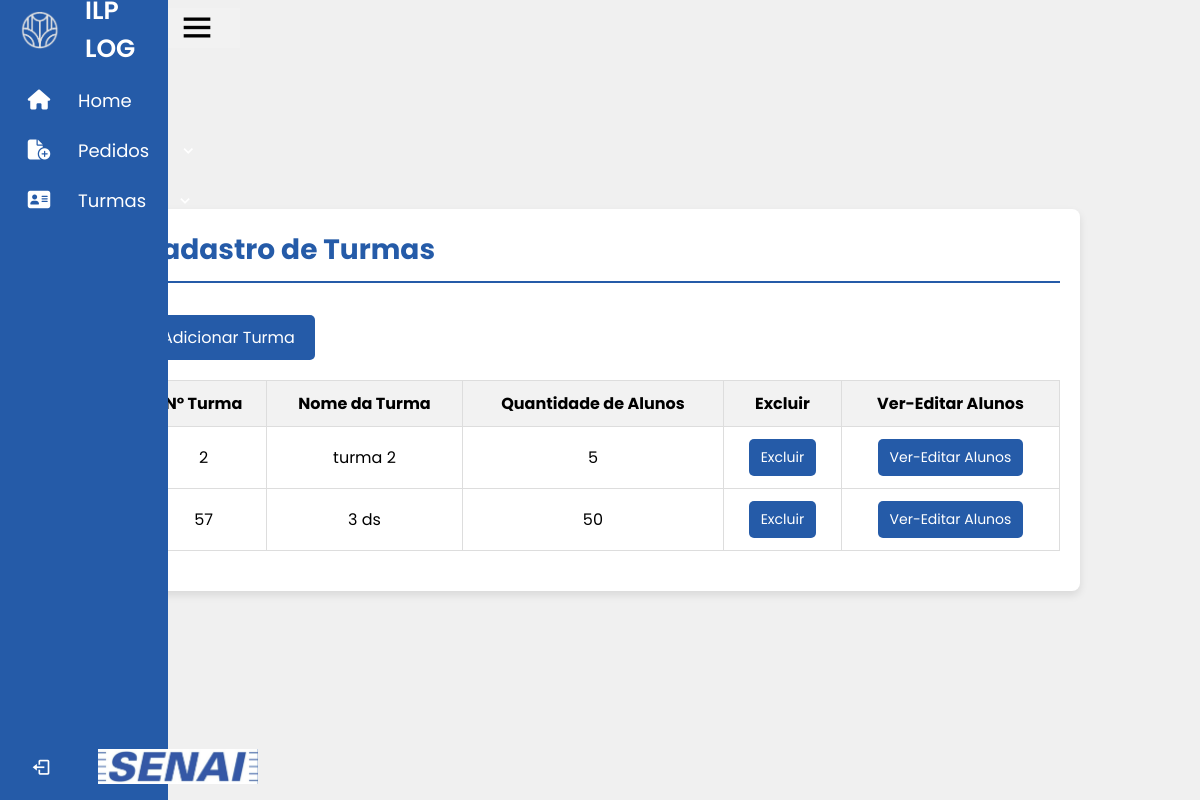
Screenshot of /SENAI_LOGISTICA/homeProf/turmas/turmas.php (signed in) with the database file from the repository.
### tables this page shows
CREATE TABLE `turma` (
  `id` int(11) NOT NULL,
  `nturma` int(11) NOT NULL,
  `nometurma` varchar(60) NOT NULL,
  `qntalunos` int(3) NOT NULL
);

### SENAI_LOGISTICA/homeProf/turmas/turmas.php (the view, shortened to what this page needs)
<?php
include ("../../sidebarPROF.php");
$hostname = "127.0.0.1";
$user = "root";
$password = "root";
$database = "senai";
$conexao = new mysqli($hostname, $user, $password, $database);
$sql = "SELECT * FROM `turma`";
$resultado = $conexao->query($sql);
?>
<!DOCTYPE html>
<html lang="pt-br">
<head>
</head>
<body>
    <div class="container">
        <div class="header">
            <h1>Cadastro de Turmas</h1>
        </div>
        <button class="button-79" onclick="openModal()">Adicionar Turma</button>
        <div class="divTable">
            <table>
                <thead>
                    <tr>
                        <th>N° Turma</th>
                        <th>Nome da Turma</th>
                        <th>Quantidade de Alunos</th>
                        <th>Excluir</th>
                        <th>Ver-Editar Alunos</th>
                    </tr>
                </thead>
                <tbody>
                    <?php while ($row = $resultado->fetch_assoc()): ?>
                        <tr>
                            <td><?= htmlspecialchars($row['nturma']) ?></td>
                            <td><?= htmlspecialchars($row['nometurma']) ?></td>
                            <td><?= htmlspecialchars($row['qntalunos']) ?></td>
                            <td>
                                <button onclick="deleteTurma(<?= $row['id'] ?>)">Excluir</button>
                            </td>
                            <td>
                                <button onclick="window.location.href='alunos.php?turma_id=<?= $row['id'] ?>'">Ver-Editar Alunos</button>
                            </td>
                        </tr>
                    <?php endwhile; ?>
                </tbody>
            </table>
        </div>
    </div>
</body>
</html>

### SENAI_LOGISTICA/sidebarPROF.php (style rules this page uses)
* { font-family: "Poppins", sans-serif; box-sizing: border-box; padding: 0; margin: 0; }

### SENAI_LOGISTICA/homeProf/turmas/turmas.php (style rules this page uses)
body { font-family: Arial, sans-serif; background-color: #f0f0f0; margin: 0; display: flex; justify-content: center; align-items: center; height: 100vh; }
.container { background-color: white; border-radius: 8px; box-shadow: 0 4px 8px rgba(0, 0, 0, 0.1); padding: 20px; width: 80%; max-width: 1200px; box-sizing: border-box; max-height: 70vh; overflow-y: auto; }
.header { display: flex; justify-content: space-between; align-items: center; border-bottom: 2px solid rgb(37, 91, 168); padding-bottom: 10px; margin-bottom: 30px; }
.header h1 { color: rgb(37, 91, 168); font-size: 28px; margin: 0; }
.button-79 { background-color: rgb(37, 91, 168); color: white; padding: 10px 20px; border: none; border-radius: 5px; cursor: pointer; font-size: 16px; text-align: center; display: inline-block; margin-bottom: 20px; transition: background-color 0.3s ease; }
.divTable { width: 100%; overflow-x: auto; }
table { width: 100%; border-collapse: collapse; margin-bottom: 20px; }
thead { background-color: #f2f2f2; color: black; }
th, td { padding: 10px; text-align: center; border: 1px solid #ddd; }
th { font-weight: bold; }
button { background-color: rgb(37, 91, 168); color: white; padding: 8px 12px; border: none; border-radius: 5px; cursor: pointer; font-size: 14px; margin: 2px; transition: background-color 0.3s ease; }

### rows the page displays
turma: nturma "2", nometurma "turma 2", qntalunos "5"
turma: nturma "57", nometurma "3 ds", qntalunos "50"
